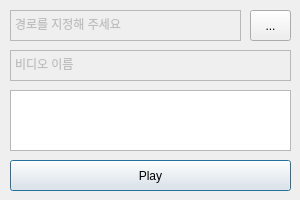
<?xml version="1.0" encoding="UTF-8"?>
<ui version="4.0">
 <class>Dialog</class>
 <widget class="QDialog" name="Dialog">
  <property name="geometry">
   <rect>
    <x>0</x>
    <y>0</y>
    <width>300</width>
    <height>200</height>
   </rect>
  </property>
  <property name="minimumSize">
   <size>
    <width>300</width>
    <height>200</height>
   </size>
  </property>
  <property name="maximumSize">
   <size>
    <width>300</width>
    <height>200</height>
   </size>
  </property>
  <property name="windowTitle">
   <string>RandomPlay</string>
  </property>
  <widget class="QListView" name="listView">
   <property name="geometry">
    <rect>
     <x>10</x>
     <y>90</y>
     <width>281</width>
     <height>61</height>
    </rect>
   </property>
  </widget>
  <widget class="QPushButton" name="playButton">
   <property name="geometry">
    <rect>
     <x>10</x>
     <y>160</y>
     <width>281</width>
     <height>31</height>
    </rect>
   </property>
   <property name="text">
    <string>Play</string>
   </property>
  </widget>
  <widget class="QTextEdit" name="pathText">
   <property name="enabled">
    <bool>false</bool>
   </property>
   <property name="geometry">
    <rect>
     <x>10</x>
     <y>10</y>
     <width>231</width>
     <height>31</height>
    </rect>
   </property>
   <property name="html">
    <string>&lt;!DOCTYPE HTML PUBLIC &quot;-//W3C//DTD HTML 4.0//EN&quot; &quot;http://www.w3.org/TR/REC-html40/strict.dtd&quot;&gt;
&lt;html&gt;&lt;head&gt;&lt;meta name=&quot;qrichtext&quot; content=&quot;1&quot; /&gt;&lt;style type=&quot;text/css&quot;&gt;
p, li { white-space: pre-wrap; }
&lt;/style&gt;&lt;/head&gt;&lt;body style=&quot; font-family:'Gulim'; font-size:9pt; font-weight:400; font-style:normal;&quot;&gt;
&lt;p style=&quot; margin-top:0px; margin-bottom:0px; margin-left:0px; margin-right:0px; -qt-block-indent:0; text-indent:0px;&quot;&gt;경로를 지정해 주세요&lt;/p&gt;&lt;/body&gt;&lt;/html&gt;</string>
   </property>
  </widget>
  <widget class="QToolButton" name="toolButton">
   <property name="geometry">
    <rect>
     <x>250</x>
     <y>10</y>
     <width>41</width>
     <height>31</height>
    </rect>
   </property>
   <property name="toolTip">
    <string>&lt;html&gt;&lt;head/&gt;&lt;body&gt;&lt;p&gt;경로를 지정해 주세요&lt;/p&gt;&lt;/body&gt;&lt;/html&gt;</string>
   </property>
   <property name="text">
    <string>...</string>
   </property>
  </widget>
  <widget class="QTextEdit" name="videoName">
   <property name="enabled">
    <bool>false</bool>
   </property>
   <property name="geometry">
    <rect>
     <x>10</x>
     <y>50</y>
     <width>281</width>
     <height>31</height>
    </rect>
   </property>
   <property name="html">
    <string>&lt;!DOCTYPE HTML PUBLIC &quot;-//W3C//DTD HTML 4.0//EN&quot; &quot;http://www.w3.org/TR/REC-html40/strict.dtd&quot;&gt;
&lt;html&gt;&lt;head&gt;&lt;meta name=&quot;qrichtext&quot; content=&quot;1&quot; /&gt;&lt;style type=&quot;text/css&quot;&gt;
p, li { white-space: pre-wrap; }
&lt;/style&gt;&lt;/head&gt;&lt;body style=&quot; font-family:'Gulim'; font-size:9pt; font-weight:400; font-style:normal;&quot;&gt;
&lt;p style=&quot; margin-top:0px; margin-bottom:0px; margin-left:0px; margin-right:0px; -qt-block-indent:0; text-indent:0px;&quot;&gt;비디오 이름&lt;/p&gt;&lt;/body&gt;&lt;/html&gt;</string>
   </property>
  </widget>
 </widget>
 <resources/>
 <connections/>
</ui>
